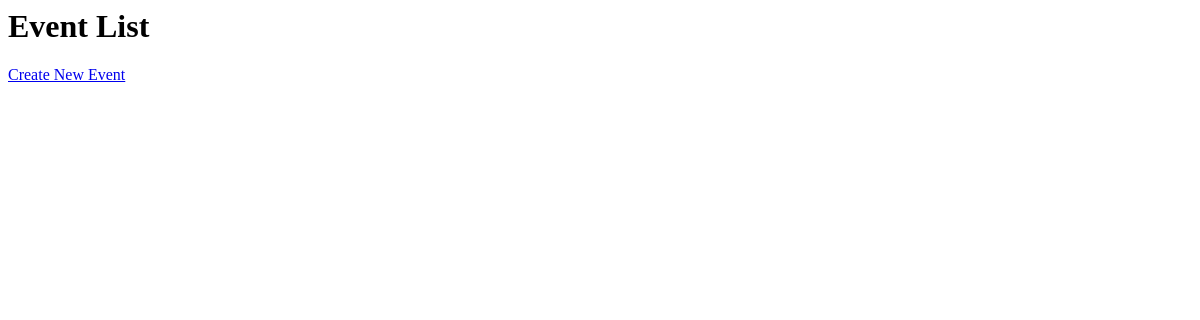
The app's page /, older data.
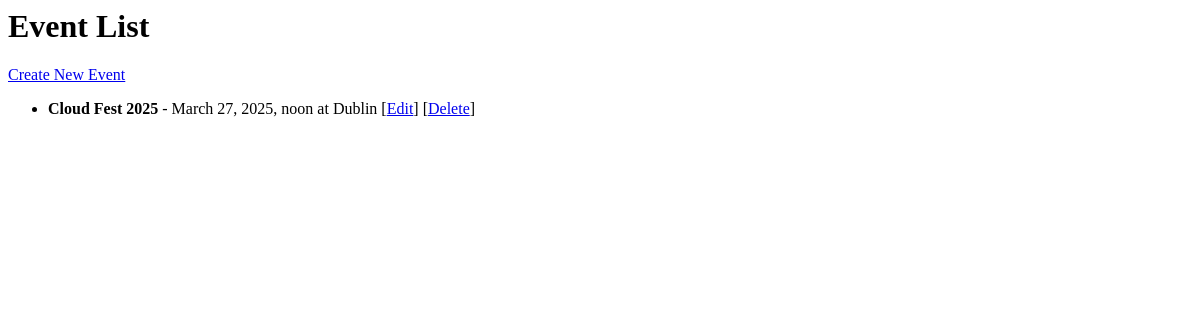
The same page, newer data.
### tickets/models.py (models this page shows, shortened)
class Event(models.Model):
    name = models.CharField(max_length=100)
    location = models.CharField(max_length=255)
    date = models.DateTimeField()
    description = models.TextField()
    file_url = models.URLField(blank=True, null=True)

### tickets/views.py (the view)
# urls.py: path('', views.event_list, name='event_list'),
def event_list(request):
    events = Event.objects.all()
    return render(request, 'tickets/event_list.html', {'events': events})

### tickets/templates/tickets/event_list.html
<h1>Event List</h1>
<a href="{% url 'event_create' %}">Create New Event</a>
<ul>
  {% for event in events %}
    <li>
      <strong>{{ event.name }}</strong> - {{ event.date }} at {{ event.location }}
      [<a href="{% url 'event_update' event.id %}">Edit</a>]
      [<a href="{% url 'event_delete' event.id %}">Delete</a>]
    </li>
  {% endfor %}
</ul>

Row changes from the older to the newer data that the page shows:
added Event: name "Cloud Fest 2025", date "March 27, 2025, noon", location "Dublin"
